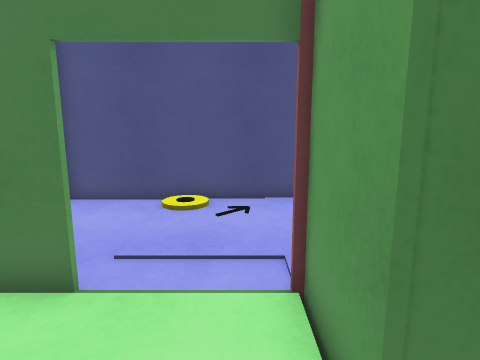
view 1 (above)

12 first-person views from a walk through a 3-D level made in the Unity game engine. The camera is 1.3 m above the floor, tilts 10° down and sees 75° across. Doors are open. The floor is counted in squares, 0.5 m on a side. Each view is taken from the middle of a square. On the plan, view 1 faces up. The plan holds only what a view shows up to about 20 squares ahead; the rest is blank. The player is left out. Surface patterns are stand-ins for the level's own textures.

view 2
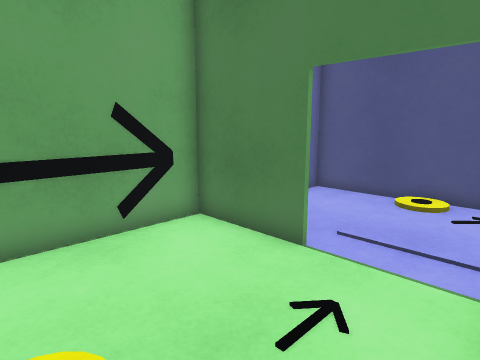

view 3
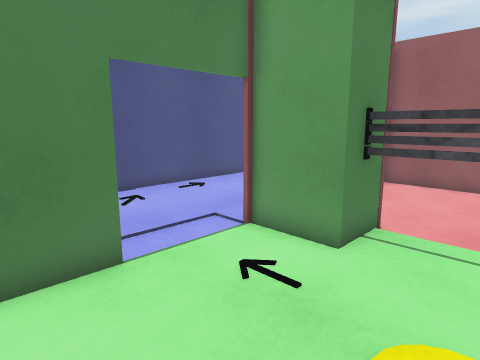

view 4
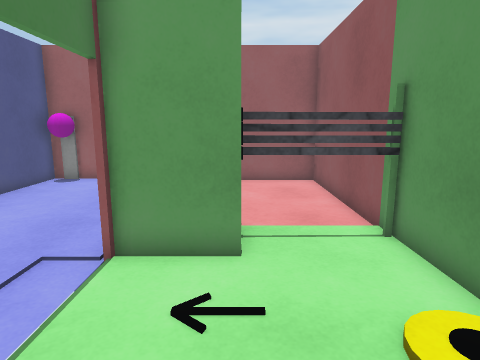

view 5
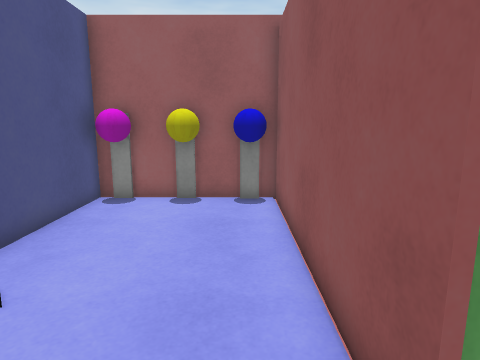

view 6
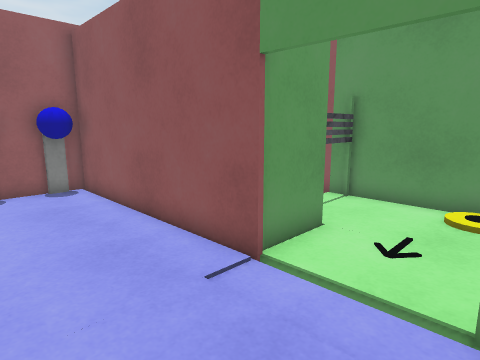

view 7
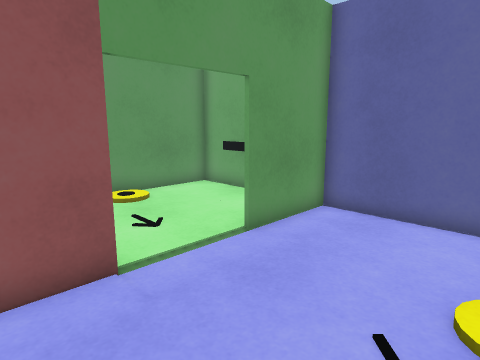

view 8
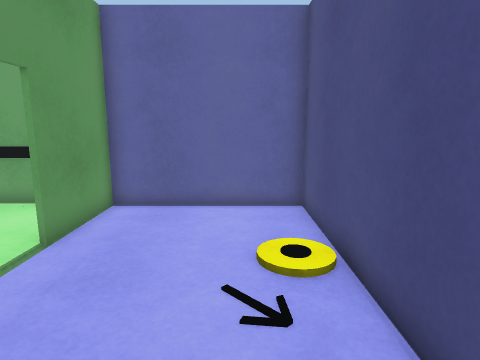

view 9
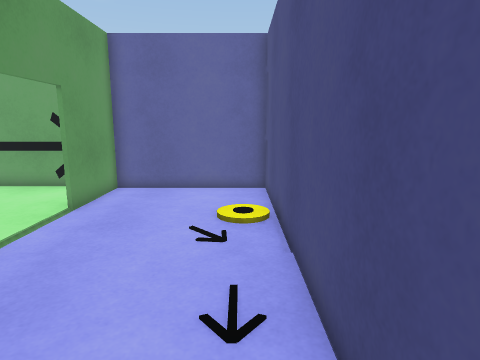

view 10
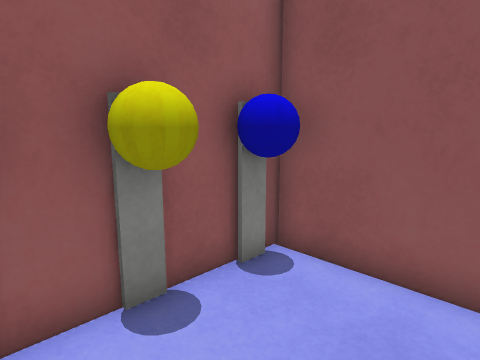

view 11
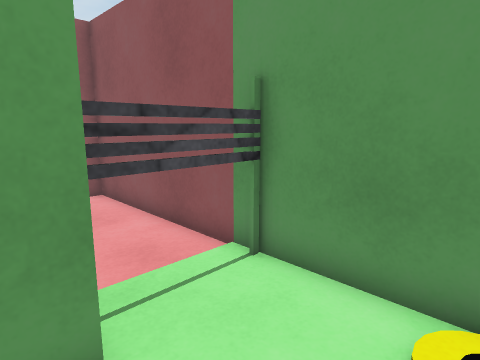

view 12
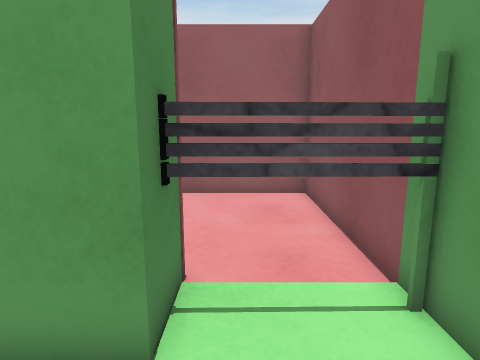

### Floor plan
Key: @ floor where view 1 was taken; # wall or solid block; . floor; D open door; T thing the floor can be seen under or through; B ball; L blue ball; O other object.
Columns run from 6 left of view 1 to 10 right of it. Each row starts with its distance up from view 1.
 11 #####OO##########
 10 #...O..........BB
  9 #...............#
  8 #..............BB
  7 #...............#
  6 #..............LL
  5 ####DDD###OOOOOL#
  4 # .....T       .#
  3 O......T   .....#
  2 O......TTT......#
  1 O.......T.......#
  0 O.....@.T.......#
 -1 #...O...T.......#
 -2 #################

Where each view was taken, in squares from view 1:
view 1: 0 up, 0 right, facing up
view 2: 1 down, 1 right, facing up-left
view 3: 1 down, 5 left, facing up-right
view 4: 2 up, 5 left, facing right
view 5: 6 up, 1 left, facing right
view 6: 9 up, 3 left, facing down-right
view 7: 10 up, 3 right, facing down-left
view 8: 9 up, 4 right, facing left
view 9: 10 up, 7 right, facing left
view 10: 10 up, 6 right, facing down-right
view 11: 3 up, 2 left, facing down-right
view 12: 1 up, 2 left, facing right
